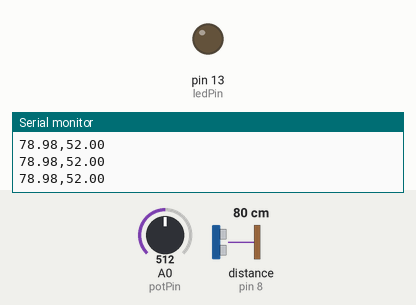
The sketch below on a simulated Arduino Uno, built with avr-gcc and run on an emulated ATmega328P. Shown: output pins drawn as LEDs (lit = HIGH), the last lines printed to the serial monitor. Wiring (inferred from the names in the program): ultrasonic range finder: trigger pin 9; echo pin 8. Inputs (shaded band) come from the test bench; at power-on: distance to the obstacle (sensor on pin 8) 80 cm, A0 (potPin) = 512. The echo pulse lasts 58.3 µs per cm; pins used as bus, display or sensor lines are not drawn.

Above: at 1.3 s.
1.4 s: distance to the obstacle (sensor on pin 8) set to 58 cm
2.9 s: distance to the obstacle (sensor on pin 8) set to 48 cm
At 3.6 s:
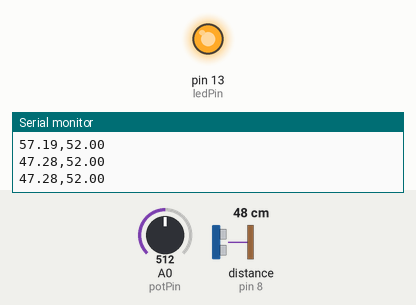
4.5 s: distance to the obstacle (sensor on pin 8) set to 60 cm
At 5.3 s:
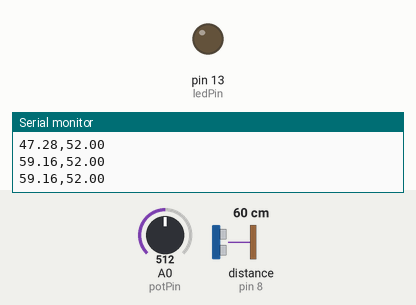
6.0 s: distance to the obstacle (sensor on pin 8) set to 2 cm
At 6.8 s:
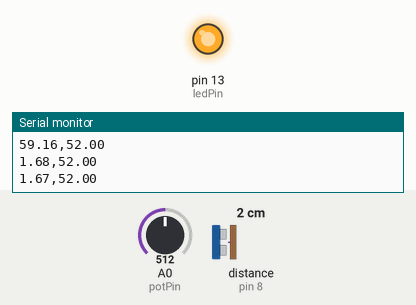
Timing chart, 0 to 8.5 s (numbered marks = the images above; inputs shaded):
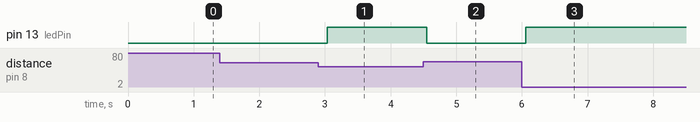

The sketch:

distArduino.ino
```cpp
#define trigPin 9
#define echoPin 8
#define ledPin 13
#define potPin A0
void setup() {
  Serial.begin(9600);
  pinMode(trigPin, OUTPUT);
  pinMode(echoPin, INPUT);
  pinMode(ledPin, OUTPUT);
  }
  void loop() {
    // Distance measurement
    digitalWrite(trigPin, LOW);
    delayMicroseconds(2);
    digitalWrite(trigPin, HIGH);
    delayMicroseconds(10);
    digitalWrite(trigPin, LOW);
    long duration = pulseIn(echoPin, HIGH);
    float distance = duration * 0.034 / 2; // Convert to cm
    // Reading from potentiometer
    int potValue = analogRead(potPin);
    float threshold = map(potValue, 0, 1023, 5, 100); // Mapping between 5-100 cm
    // Send distance and threshold value
    Serial.print(distance);
    Serial.print(",");
    Serial.println(threshold);
    // If below threshold value, light the LED
    if (distance < threshold) {
      digitalWrite(ledPin, HIGH);   }
      else {     digitalWrite(ledPin, LOW);   }
      delay(500);
      }
```

Measured:
- the behaviour switches between 53 and 52 cm on distance to the obstacle (sensor on pin 8) (found by bisection; images 0 and 1)
- after the input at 2.9 s, pin 13 (ledPin): LOW → HIGH after 0.14 s
- after the input at 4.5 s, pin 13 (ledPin): HIGH → LOW after 0.05 s
- after the input at 6.0 s, pin 13 (ledPin): LOW → HIGH after 0.06 s
